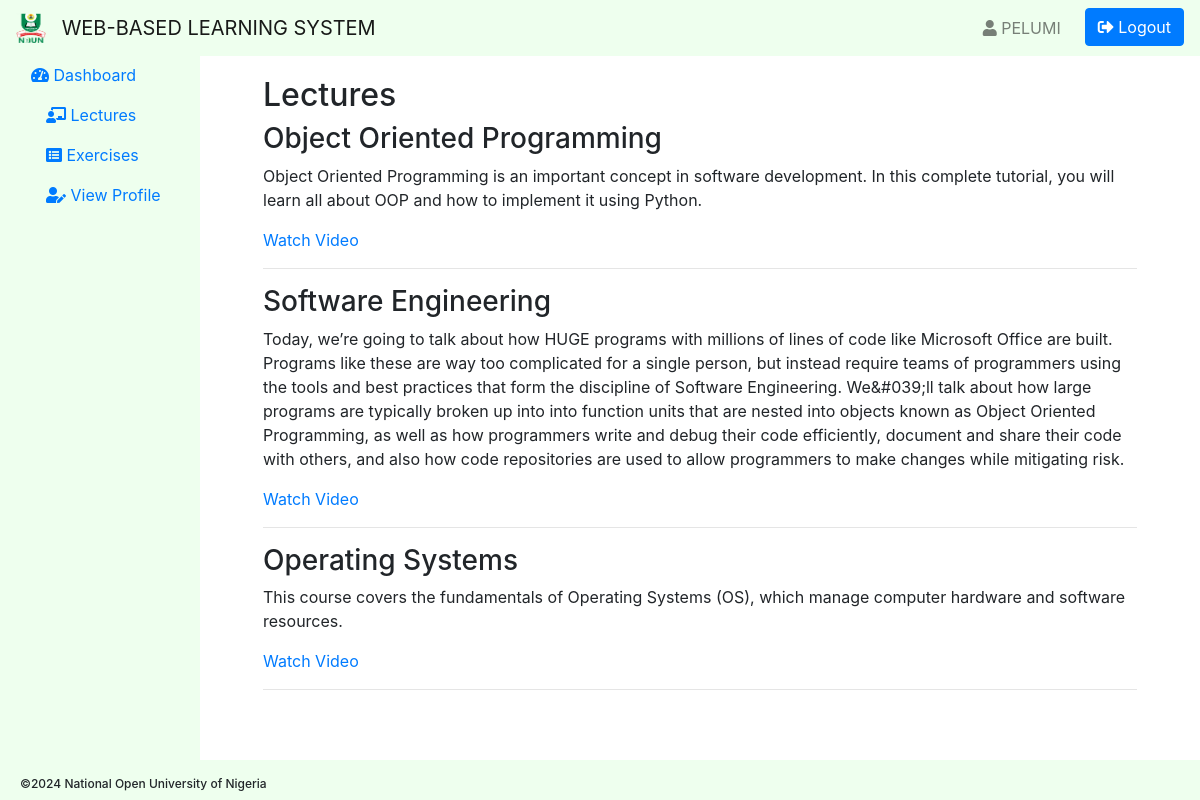
Screenshot of /view_lectures.php (signed in) with the database file from the repository.
### tables this page shows
CREATE TABLE `lectures` (
  `lecture_id` int(11) NOT NULL,
  `title` varchar(255) NOT NULL,
  `description` text DEFAULT NULL,
  `video_url` varchar(255) DEFAULT NULL,
  `created_at` timestamp NOT NULL DEFAULT current_timestamp()
);

### view_lectures.php (the view, shortened to what this page needs)
<!DOCTYPE html>
<html lang="en">
<head>
    <link rel="stylesheet" href="styles/general.css">
    <link rel="stylesheet" href="styles/header.css">
    <link rel="stylesheet" href="styles/footer.css">
    <link href="https://stackpath.bootstrapcdn.com/bootstrap/4.5.2/css/bootstrap.min.css" rel="stylesheet">
    <link href="https://cdnjs.cloudflare.com/ajax/libs/font-awesome/5.15.3/css/all.min.css" rel="stylesheet">
</head>
<body>
<header>
    <?php include("php/layouts/admin_header.php"); ?>
</header>
<div class="container-fluid main-content">
    <div class="row">
        <aside>
            <?php include("php/layouts/aside.php"); ?>
        </aside>
        <main role="main" class="col-md-9 ml-sm-auto col-lg-10 px-5 main">
            <div class="container">
                <h2>Lectures</h2>
                <?php
                require_once 'php/connection.php';
                $stmt = $pdo->query("SELECT * FROM lectures");
                while ($row = $stmt->fetch(PDO::FETCH_ASSOC)) {
                    echo '<div class="lecture">';
                    echo '<h3>' . htmlspecialchars($row['title']) . '</h3>';
                    echo '<p>' . htmlspecialchars($row['description']) . '</p>';
                    if ($row['video_url']) {
                        echo '<a href="' . htmlspecialchars($row['video_url']) . '" target="_blank">Watch Video</a>';
                    }
                    echo '</div>';
                    echo '<hr>';
                }
                ?>
            </div>
        </main>
    </div>
</div>
<footer class="fixed-bottom">
    <div class="container-fluid footer2 fixed-bottom">
      <div class="row text-center footer-text2 gx-0">
        <div>©2024 National Open University of Nigeria</div>
      </div>
    </div>
</footer>
</body>
</html>

### styles/general.css (style rules this page uses)
body { font-family: Arial, Helvetica, sans-serif; }
.text-center { font-size: 25px; font-weight: 500; }
.main { margin-top: 56px; }
.main-content { padding-top: 20px; padding-bottom: 70px; }

### styles/footer.css (style rules this page uses)
.footer2 { background-color: #eeffee; height: 40px; width: 100%; padding-top: 5px; }
.footer-text2 { padding-top: 10px; font-size: 12px; padding-left: 20px; }

### rows the page displays
lectures: title "Object Oriented Programming", description "Object Oriented Programming is an important concept in software development. In this complete tutorial, you will learn all about OOP and how to implement it using Python."
lectures: title "Software Engineering", description "Today, we’re going to talk about how HUGE programs with millions of lines of code like Microsoft Office are built. Programs like these are way too complicated for a single person, but instead require teams of programmers using the tools and best practices that form the discipline of Software Engineering. We&#039;ll talk about how large programs are typically broken up into into function units that are nested into objects known as Object Oriented Programming, as well as how programmers write and debug their code efficiently, document and share their code with others, and also how code repositories are used to allow programmers to make changes while mitigating risk."
lectures: title "Operating Systems", description "This course covers the fundamentals of Operating Systems (OS), which manage computer hardware and software resources."

### other values shown
$_SESSION['username'] "PELUMI"
